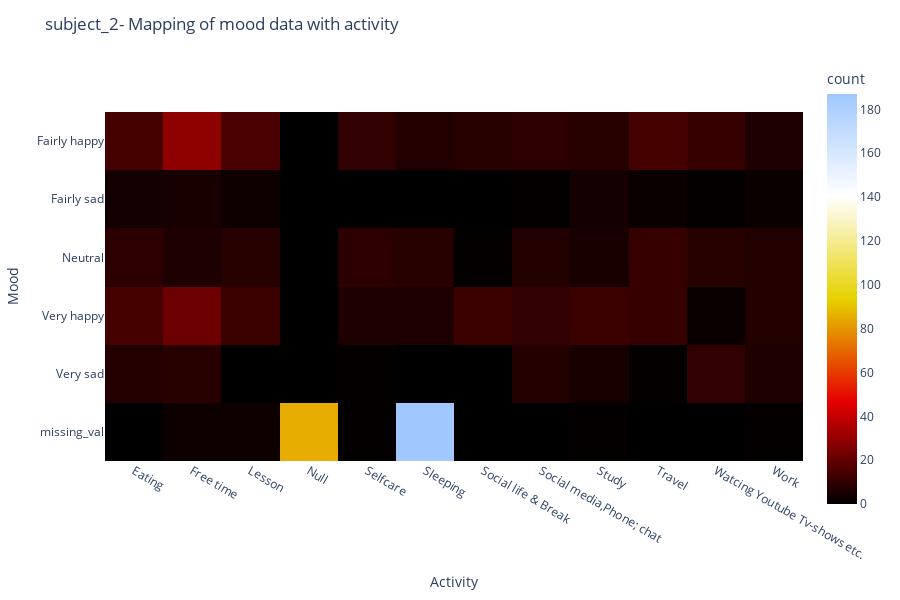

Notebook code for this chart:
### Code cell
# numpy array
hit_map = np.zeros((len(moods),len(activities)))
for mood in mood_activity_freq:
    for activity in mood_activity_freq[mood]:
        hit_map[mood_to_index[mood]][activity_to_index[activity]]=mood_activity_freq[mood][activity]
# hit_map      

fig = px.imshow(hit_map,
                labels=dict(y="Mood", x="Activity",color="count"),
                y=moods,
                x=activities,
                color_continuous_scale= 'blackbody'
             )
fig.update_layout(autosize = False, width=900,height = 600,title_text='subject_2- Mapping of mood data with activity ')
fig.show()

### Figure 1 — Plotly figure (JSON) as saved in the notebook; plotly's stock layout.template omitted (floating-point values rounded to 4 significant figures)
{"data": [{"coloraxis": "coloraxis", "hovertemplate": "Activity: %{x}<br>Mood: %{y}<br>count: %{z}<extra></extra>", "name": "0", "type": "heatmap", "x": ["Eating", "Free time", "Lesson", "Null", "Selfcare", "Sleeping", "Social life & Break", "Social media,Phone; chat", "Study", "Travel", "Watcing Youtube Tv-shows etc.", "Work"], "xaxis": "x", "y": ["Fairly happy", "Fairly sad", "Neutral", "Very happy", "Very sad", "missing_val"], "yaxis": "y", "z": [[14, 29, 15, 0, 10, 7, 8, 9, 8, 14, 11, 6], [4, 5, 3, 0, 0, 0, 0, 1, 4, 2, 1, 2], [9, 6, 8, 0, 9, 8, 1, 7, 5, 11, 8, 7], [14, 22, 12, 0, 6, 6, 12, 10, 12, 11, 2, 7], [7, 8, 0, 0, 1, 0, 0, 7, 5, 1, 10, 6], [0, 3, 3, 85, 1, 187, 0, 0, 1, 0, 0, 1]]}], "layout": {"autosize": false, "coloraxis": {"colorbar": {"title": {"text": "count"}}, "colorscale": [[0, "rgb(0,0,0)"], [0.25, "rgb(230,0,0)"], [0.5, "rgb(230,210,0)"], [0.75, "rgb(255,255,255)"], [1, "rgb(160,200,255)"]]}, "height": 600, "margin": {"t": 60}, "title": {"text": "subject_2- Mapping of mood data with activity "}, "width": 900, "xaxis": {"anchor": "y", "constrain": "domain", "domain": [0, 1], "scaleanchor": "y", "title": {"text": "Activity"}}, "yaxis": {"anchor": "x", "autorange": "reversed", "constrain": "domain", "domain": [0, 1], "title": {"text": "Mood"}}}}
